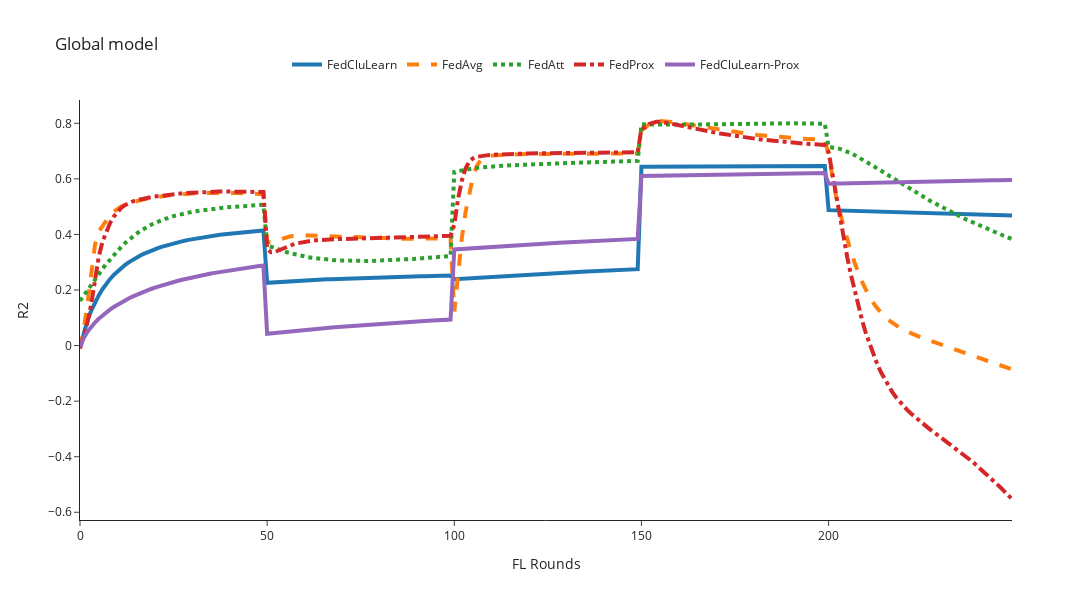

Notebook cell for this chart:
### Code cell
mse_column = 'r2'
global_filenames = [global_FedCluLearn, global_FedAvg, global_FedAtt, global_FedProx, global_FedCluLearn_Prox]
n_rounds, y = preprocessing_results(filenames=global_filenames, mse_column=mse_column)
plot_plotly(n_rounds, y, title=f'Global model', y_axis_title=f'{mse_column.upper()}', y_axis_max=1)

### Figure 1 — Plotly figure (JSON) as saved in the notebook; plotly's stock layout.template omitted (floating-point values rounded to 4 significant figures; data arrays with more than 128 entries replaced by an {"elided": "..."} marker saying what was removed)
{"data": [{"line": {"dash": "solid", "width": 4}, "mode": "lines", "name": "FedCluLearn", "type": "scatter", "x": {"elided": "251 int values"}, "y": {"elided": "250 float values"}}, {"line": {"dash": "dash", "width": 4}, "mode": "lines", "name": "FedAvg", "type": "scatter", "x": {"elided": "251 int values"}, "y": {"elided": "250 float values"}}, {"line": {"dash": "dot", "width": 4}, "mode": "lines", "name": "FedAtt", "type": "scatter", "x": {"elided": "251 int values"}, "y": {"elided": "250 float values"}}, {"line": {"dash": "dashdot", "width": 4}, "mode": "lines", "name": "FedProx", "type": "scatter", "x": {"elided": "251 int values"}, "y": {"elided": "250 float values"}}, {"line": {"dash": "solid", "width": 4}, "mode": "lines", "name": "FedCluLearn-Prox", "type": "scatter", "x": {"elided": "251 int values"}, "y": {"elided": "250 float values"}}], "layout": {"height": 600, "legend": {"orientation": "h", "x": 0.5, "xanchor": "center", "y": 1.05, "yanchor": "bottom"}, "title": {"text": "Global model"}, "width": 1200, "xaxis": {"autorange": true, "range": [0, 249], "title": {"text": "FL Rounds"}, "type": "linear"}, "yaxis": {"autorange": true, "range": [-0.6278, 0.8839], "title": {"text": "R2"}, "type": "linear"}}}
